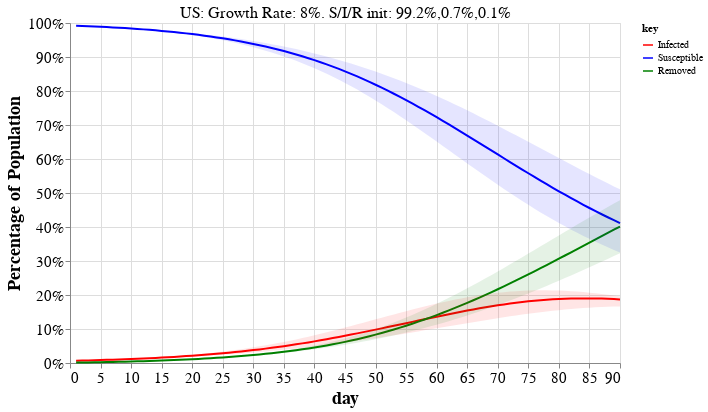

The notebook cell this image was saved under:
### Markdown cell above
<a id='examples'></a>

## Interactive plot of Model predictions

For top 30 countries by estimated new cases.

> Tip: Choose a country from the drop-down menu to see the calculations used in the tables above and the dynamics of the model.

### Code cell
#hide_input
sir_plot_countries = df.sort_values('Cases.new.est', ascending=False).head(30).index
_, debug_dfs = helper.table_with_projections(debug_countries=sir_plot_countries)

df_alt = pd.concat([d.reset_index() for d in debug_dfs], axis=0)
overview_helpers.altair_sir_plot(df_alt, sir_plot_countries[0])

### Figure 1 — Vega-Lite specification as saved in the notebook (floating-point values rounded to 4 significant figures; data arrays with more than 128 entries replaced by an {"elided": "..."} marker saying what was removed)
{"config": {"view": {"continuousWidth": 400, "continuousHeight": 300}, "axis": {"grid": true, "labelFontSize": 15, "titleFontSize": 18}, "title": {"fontSize": 20}}, "layer": [{"mark": "line", "encoding": {"color": {"type": "nominal", "field": "key", "scale": {"domain": ["Infected", "Susceptible", "Removed"], "range": ["red", "blue", "green"]}}, "x": {"type": "quantitative", "field": "day"}, "y": {"type": "quantitative", "axis": {"format": "%", "title": "Percentage of Population"}, "field": "value"}}, "selection": {"Select": {"type": "single", "fields": ["country"], "init": {"country": "US"}, "bind": {"input": "select", "options": ["Algeria", "Bangladesh", "Belarus", "Belgium", "Brazil", "Canada", "Denmark", "Ecuador", "Egypt", "France", "Germany", "India", "Indonesia", "Iran", "Ireland", "Italy", "Mexico", "Netherlands", "Peru", "Philippines", "Poland", "Portugal", "Romania", "Russia", "Spain", "Sweden", "Switzerland", "Turkey", "US", "United Kingdom"]}}}, "transform": [{"fold": ["Infected", "Susceptible", "Removed"]}]}, {"layer": [{"layer": [{"mark": {"type": "area", "color": "red", "opacity": 0.1}, "encoding": {"x": {"type": "quantitative", "field": "day"}, "y": {"type": "quantitative", "field": "Infected\\.max"}, "y2": {"field": "Infected\\.min"}}}, {"mark": {"type": "area", "color": "blue", "opacity": 0.1}, "encoding": {"x": {"type": "quantitative", "field": "day"}, "y": {"type": "quantitative", "field": "Susceptible\\.max"}, "y2": {"field": "Susceptible\\.min"}}}]}, {"mark": {"type": "area", "color": "green", "opacity": 0.1}, "encoding": {"x": {"type": "quantitative", "field": "day"}, "y": {"type": "quantitative", "field": "Removed\\.max"}, "y2": {"field": "Removed\\.min"}}}]}, {"data": {"name": "data-f849234a2fdcc81a34c8ae87ed824ebf"}, "mark": {"type": "text", "dx": 0, "dy": -180, "size": 16}, "encoding": {"text": {"type": "nominal", "field": "title"}}, "transform": [{"filter": {"selection": "Select"}}]}], "data": {"name": "data-6fbaf9368351b5e03a819f9551768111"}, "height": 340, "transform": [{"filter": {"selection": "Select"}}], "width": 550, "$schema": "https://vega.github.io/schema/vega-lite/v4.8.1.json", "datasets": {"data-6fbaf9368351b5e03a819f9551768111": {"elided": "2700 records"}, "data-f849234a2fdcc81a34c8ae87ed824ebf": [{"country": "US", "title": "US: Growth Rate: 8%. S/I/R init: 99.2%,0.7%,0.1%"}, {"country": "United Kingdom", "title": "United Kingdom: Growth Rate: 9%. S/I/R init: 98.1%,1.6%,0.3%"}, {"country": "France", "title": "France: Growth Rate: 6%. S/I/R init: 97.3%,2.2%,0.5%"}, {"country": "Spain", "title": "Spain: Growth Rate: 4%. S/I/R init: 96.6%,2.5%,0.9%"}, {"country": "Italy", "title": "Italy: Growth Rate: 3%. S/I/R init: 97.3%,1.7%,1.1%"}, {"country": "Belgium", "title": "Belgium: Growth Rate: 6%. S/I/R init: 97.2%,2.2%,0.6%"}, {"country": "Brazil", "title": "Brazil: Growth Rate: 12%. S/I/R init: 99.9%,0.1%,0.0%"}, {"country": "Turkey", "title": "Turkey: Growth Rate: 12%. S/I/R init: 99.8%,0.2%,0.0%"}, {"country": "Netherlands", "title": "Netherlands: Growth Rate: 6%. S/I/R init: 98.4%,1.2%,0.4%"}, {"country": "Iran", "title": "Iran: Growth Rate: 3%. S/I/R init: 99.5%,0.3%,0.2%"}, {"country": "Germany", "title": "Germany: Growth Rate: 4%. S/I/R init: 99.7%,0.2%,0.1%"}, {"country": "Sweden", "title": "Sweden: Growth Rate: 7%. S/I/R init: 99.0%,0.8%,0.2%"}, {"country": "India", "title": "India: Growth Rate: 17%. S/I/R init: 100.0%,0.0%,0.0%"}, {"country": "Canada", "title": "Canada: Growth Rate: 10%. S/I/R init: 99.8%,0.2%,0.0%"}, {"country": "Peru", "title": "Peru: Growth Rate: 27%. S/I/R init: 99.9%,0.1%,0.0%"}, {"country": "Mexico", "title": "Mexico: Growth Rate: 14%. S/I/R init: 100.0%,0.0%,0.0%"}, {"country": "Indonesia", "title": "Indonesia: Growth Rate: 10%. S/I/R init: 100.0%,0.0%,0.0%"}, {"country": "Switzerland", "title": "Switzerland: Growth Rate: 3%. S/I/R init: 99.0%,0.7%,0.3%"}, {"country": "Portugal", "title": "Portugal: Growth Rate: 6%. S/I/R init: 99.5%,0.4%,0.1%"}, {"country": "Romania", "title": "Romania: Growth Rate: 8%. S/I/R init: 99.8%,0.2%,0.0%"}, {"country": "Ireland", "title": "Ireland: Growth Rate: 7%. S/I/R init: 99.3%,0.6%,0.1%"}, {"country": "Russia", "title": "Russia: Growth Rate: 17%. S/I/R init: 100.0%,0.0%,0.0%"}, {"country": "Ecuador", "title": "Ecuador: Growth Rate: 8%. S/I/R init: 99.8%,0.2%,0.0%"}, {"country": "Poland", "title": "Poland: Growth Rate: 9%. S/I/R init: 99.9%,0.1%,0.0%"}, {"country": "Algeria", "title": "Algeria: Growth Rate: 6%. S/I/R init: 99.9%,0.1%,0.0%"}, {"country": "Denmark", "title": "Denmark: Growth Rate: 6%. S/I/R init: 99.5%,0.4%,0.1%"}, {"country": "Belarus", "title": "Belarus: Growth Rate: 29%. S/I/R init: 99.9%,0.1%,0.0%"}, {"country": "Bangladesh", "title": "Bangladesh: Growth Rate: 40%. S/I/R init: 100.0%,0.0%,0.0%"}, {"country": "Egypt", "title": "Egypt: Growth Rate: 10%. S/I/R init: 100.0%,0.0%,0.0%"}, {"country": "Philippines", "title": "Philippines: Growth Rate: 6%. S/I/R init: 100.0%,0.0%,0.0%"}]}}
